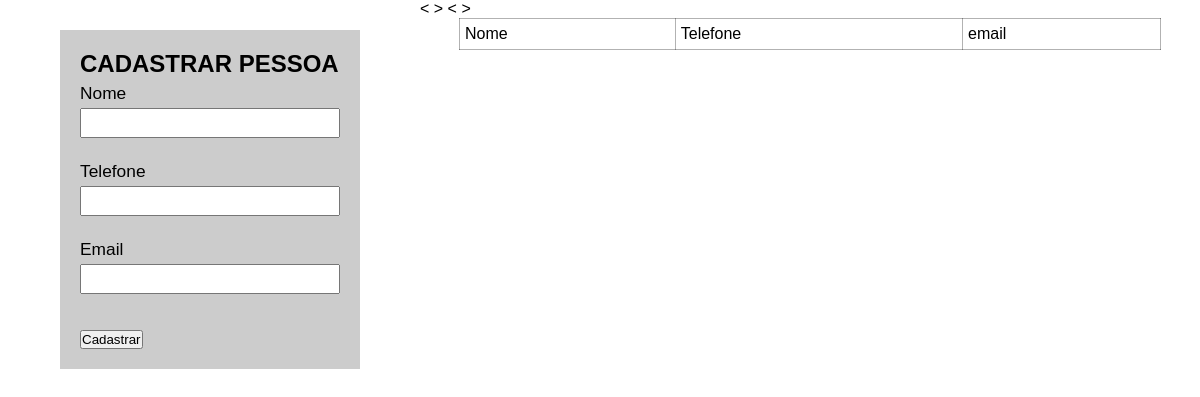
Before: / with the older database file.
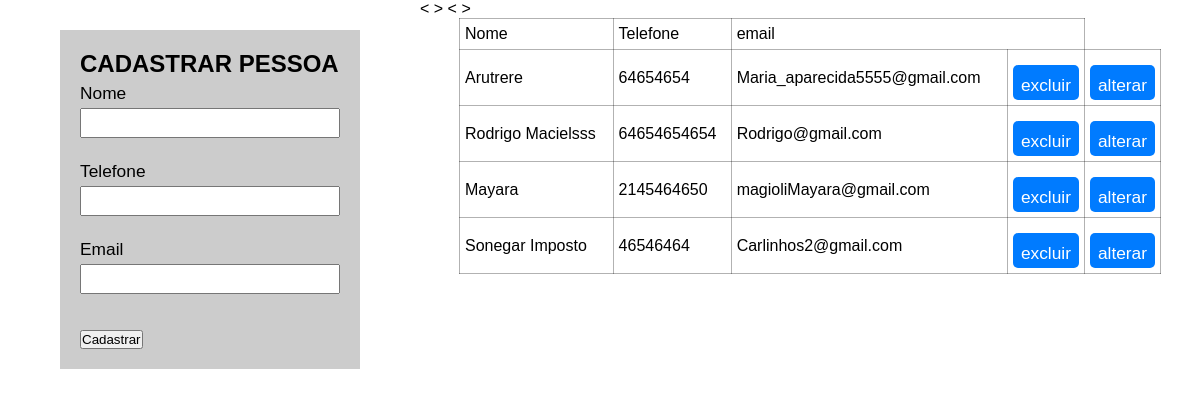
After: the same page with the newer database file.
### tables this page shows
CREATE TABLE pessoas (
    id INTEGER PRIMARY KEY AUTOINCREMENT NOT NULL,
    nome varchar(40) NOT NULL,
    telefone varchar(15) NOT NULL,
    email varchar(50) NOT NULL
);

### modelos/crudDb.php (called while the page is built, shortened)
<?php
function connection() {
    try {
        $pdo = new PDO('sqlite:C:\Users\Artur.Magioli\PhpstormProjects\projetoCrudForms\dataBase\banco_forms.sqlite');
        return $pdo;
    }
    catch (PDOException $e) {
        return "Error: " . $e->getMessage();
    }
    catch (Exception $e) {
        return "Unexpected error: " . $e->getMessage();
    }
}
function obterBanco($table): array {
    try {
        $connect = connection();
        $cmd = $connect->prepare("SELECT * FROM $table");
        $cmd->execute();
        return $cmd->fetchAll(PDO::FETCH_ASSOC);
    }
    catch (Exception $e) {
        echo "Error: " . $e->getMessage();
        return array();
    }
}

### views/tabelaDinamica.php (the view, shortened to what this page needs)
<?php
$table = obterBanco('pessoas')
?>
<?php include 'header.php'; ?>
<section id="direita">
    <table>
        <tr id="titulo1">
            <td>Nome</td>
            <td>Telefone</td>
            <td colspan="2">email</td>
        </tr>
        <?php
        $length = count($table);
        for ($i = 0; $i < $length; $i++) {
            echo "<tr>";
            foreach ($table[$i] as $key => $value) {
                if ($key != 'id') {
                    echo "<td>" . $value . "</td>";
                }
            }
            ?>
            <td>
                <form action="../index.php" method="post">
                    <input type="submit" value="excluir">
                </form>
            </td>
            <td>
                <form action="../index.php" method="post">
                    <input type="submit" value="alterar">
                </form>
            </td>
            <?php
            echo "</tr>";
        }
        ?>
    </table>
</section>

### index.php (shortened to what this page needs)
<?php
require_once "modelos/crudDb.php";
$data = $_POST;
?>
<html lang="pt-br">
<?php include_once 'views/header.php' ?>
<body>
<?php include_once 'views/formulario.php' ?>
<?php include_once 'views/tabelaDinamica.php' ?>
</body>
</html>

### views/header.php (shortened to what this page needs)
<head>
<    <link rel="stylesheet" type="text/css" href="style.css">
></head>

### views/formulario.php (shortened to what this page needs)
<section id="esquerda">
    <form id="alterar" action="<?php echo $_SERVER['PHP_SELF']?>" method="post">
        <h2><?php echo isset($data['operacao']) && $data['operacao'] == 'a' ? 'ATUALIZAR' : 'CADASTRAR' ?> PESSOA</h2>
        <label for="nome"> Nome<br></label>
        <input type="text" id="nome" name="nome"
               value="<?php echo isset($pessoa) ? htmlspecialchars($pessoa['nome']) : ''; ?>" required><br>
        <label for="telefone"> Telefone<br></label>
        <input type="number" id="telefone" name="telefone"
               value="<?php echo isset($pessoa) ? htmlspecialchars($pessoa['telefone']) : ''; ?>" required>
        <br>
        <label for="email"> Email<br></label>
        <input type="email" id="email" name="email"
               value="<?php echo isset($pessoa) ? htmlspecialchars($pessoa['email']) : ''; ?>" required>
        <br><br>
        <button type='submit'
                id="cadastro"><?php echo isset($data['operacao']) && $data['operacao'] == 'a' ? 'Atualizar' : 'Cadastrar' ?></button>
    </form>
</section>

### style.css (style rules this page uses)
* { padding: 0; margin: 0; box-sizing: border-box; font-family: Arial, sans-serif; }
label, input { display: block; line-height: 30px; height: 30px; outline: none; font-size: 13pt; width: 100%; }
#alterar { width: 300px; background-color: rgba(0, 0, 0, 0.2); padding: 20px; margin: 30px auto; }
input[type="submit"] { margin-top: 10px; cursor: pointer; background-color: #007BFF; color: white; border: none; padding: 5px; border-radius: 5px; height: 35px; }
#esquerda { width: 35%; float: left; }
#direita { width: 65%; height: 250px; float: right; }
table { width: 90%; margin: auto; border-collapse: collapse; }
tr { line-height: 20px; }
td { padding: 5px; border: 1px solid rgba(0, 0, 0, 0.3); }

Changed rows visible on the page:
added pessoas: nome "Arutrere", telefone "64654654", email "Maria_aparecida5555@gmail.com"
added pessoas: nome "Rodrigo Macielsss", telefone "64654654654", email "Rodrigo@gmail.com"
added pessoas: nome "Mayara", telefone "2145464650", email "magioliMayara@gmail.com"
added pessoas: nome "Sonegar Imposto", telefone "46546464", email "Carlinhos2@gmail.com"
